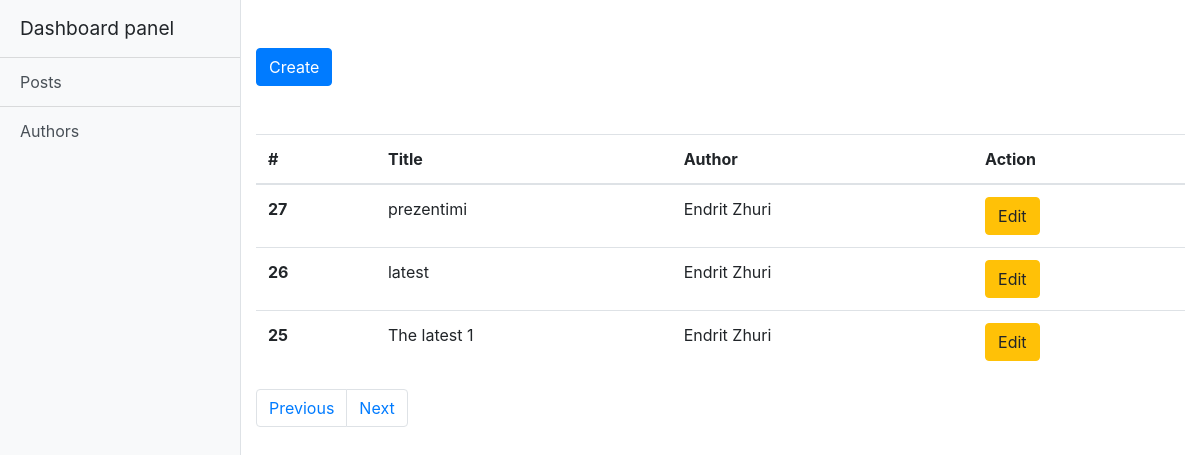
Screenshot of /dashboard (signed in) with the database file from the repository.
### tables this page shows
CREATE TABLE `posts` (
  `id` int(11) NOT NULL AUTO_INCREMENT,
  `title` varchar(200) DEFAULT NULL,
  `content` text,
  `image_path` varchar(100) DEFAULT NULL,
  `created_at` datetime DEFAULT NULL,
  `author_id` int(11) DEFAULT NULL,
  PRIMARY KEY (`id`),
  KEY `author_id` (`author_id`),
  CONSTRAINT `posts_ibfk_1` FOREIGN KEY (`author_id`) REFERENCES `authors` (`id`)
);

CREATE TABLE `authors` (
  `id` int(11) NOT NULL AUTO_INCREMENT,
  `first_name` varchar(200) DEFAULT NULL,
  `last_name` varchar(200) DEFAULT NULL,
  `email` varchar(200) DEFAULT NULL,
  `password` varchar(255) DEFAULT NULL,
  `role_id` int(11) DEFAULT NULL,
  PRIMARY KEY (`id`)
);

### domain/services/postservice.php (called while the page is built, shortened)
<?php
  require_once(__DIR__ . '/../models/post.php');
  class PostService {
    protected $db;
    public function __construct($db) {
      if ($db != null) {
        $this->db = $db;
      } else {
        die("Null db object @ PostSrv");
      }
    }
    public function paginate($page, $take = null) {
      $offset = 0;
      $limit = ($take != null) ? $take : 3;
      if ($_SESSION["role"] == Role::$ADMIN_ROLE) {
        $sql = "SELECT p.*, a.id as author_id, a.first_name, a.last_name, a.email FROM posts as p
                left join authors as a on a.id = p.author_id
                order by p.created_at desc
                limit $limit offset $offset";
      } else if($_SESSION["role"] == Role::$USER_ROLE) {
        $user_id = $_SESSION["user_id"];
        $sql = "SELECT p.*, a.id as author_id, a.first_name, a.last_name, a.email FROM posts as p
                left join authors as a on a.id = p.author_id
                where author_id = $user_id
                order by p.created_at desc
                limit $limit offset $offset";
      } else {
        $sql = "SELECT p.*, a.id as author_id, a.first_name, a.last_name, a.email FROM posts as p
                left join authors as a on a.id = p.author_id
                order by p.created_at desc
                limit $limit offset $offset";
      }
      $result = $this->db->query($sql);
      $posts = [];
      if ($result->num_rows > 0) {
        while($row = $result->fetch_assoc()) {
          $p = new Post();
          $posts[] = $p->withRow($row);
        }
      }
      return $posts;
    }
  }
?>

### domain/models/post.php (called while the page is built, shortened)
<?php
    require_once(__DIR__ . '/author.php');
    class Post {
      public function withRow($row) {
        $this->id         = isset($row["id"]) ? $row["id"] : 0;
        $this->title      = isset($row["title"]) ? $row["title"] : 0;
        $this->author_id  = isset($row["author_id"]) ? $row["author_id"] : 0;
        if ($this->author_id != 0) {
          $this->author = new Author();
          $author_row = [];
          $author_row["id"] = isset($row["author_id"]) ? $row["author_id"] : 0;
          $author_row["first_name"] = isset($row["first_name"]) ? $row["first_name"] : "";
          $author_row["last_name"] = isset($row["last_name"]) ? $row["last_name"] : "";
          $author_row["email"] = isset($row["email"]) ? $row["email"] : "";
          $this->author = $this->author->withRow($author_row);
        }
        return $this;
      }
    }
?>

### domain/models/author.php (called while the page is built, shortened)
<?php
  class Author {
    public $first_name;
    public $last_name;
    public function withRow($row) {
      $this->first_name = isset($row["first_name"]) ? $row["first_name"] : "";
      $this->last_name = isset($row["last_name"]) ? $row["last_name"] : "";
      return $this;
    }
    public function getFullName() {
      return ucfirst($this->first_name) . " " . ucfirst($this->last_name);
    }
  }
?>

### dashboard/views/posts.php (the view, shortened to what this page needs)
<?php
  require_once(__DIR__ . "/../../domain/services/postservice.php");
  $db = new DatabaseConnection();
  $conn = $db->connect();
  $postService = new PostService($conn);
  $posts = $postService->paginate($_GET["paginate"]);
?>
<div>
  <div class="mt-5">
    <a href="./views/newpost.php" class="btn btn-primary">Create</a>
  </div>
  <div class="mt-5">
    <table class="table">
      <thead>
        <tr>
          <th scope="col">#</th>
          <th scope="col">Title</th>
          <th scope="col">Author</th>
          <th scope="col">Action</th>
        </tr>
      </thead>
      <tbody>
        <?php foreach($posts as $key => $p): ?>
          <tr>
            <th scope="row"><?php echo $p->id; ?></th>
            <td><?php echo $p->title; ?></td>
            <td><?php echo $p->author->getFullName(); ?></td>
            <td><a href="./views/editpost.php?post_id=<?php echo $p->id; ?>" class="btn btn-warning">Edit</a></td>
          </tr>
        <?php endforeach;?>
      </tbody>
    </table>
  </div>
</div>
<?php include("./partials/paginate.php"); ?>

### rows the page displays
posts: id "27", title "prezentimi", author.last_name "Endrit Zhuri"
posts: id "26", title "latest", FullName "Endrit Zhuri"
posts: id "25", title "The latest 1", FullName "Endrit Zhuri"
